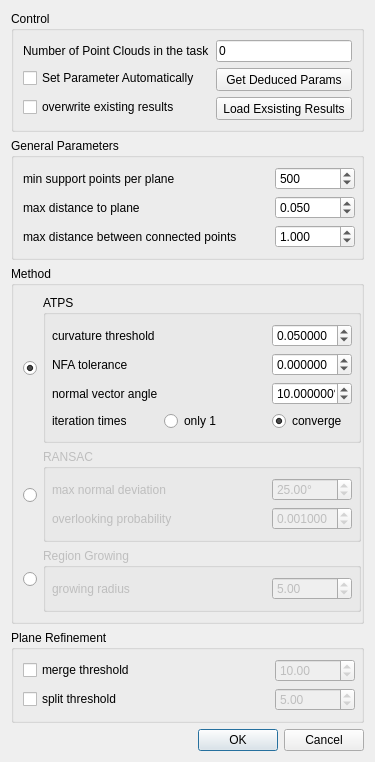
<?xml version="1.0" encoding="UTF-8"?>
<ui version="4.0">
 <class>BDRPlaneSegDlg</class>
 <widget class="QDialog" name="BDRPlaneSegDlg">
  <property name="geometry">
   <rect>
    <x>0</x>
    <y>0</y>
    <width>343</width>
    <height>665</height>
   </rect>
  </property>
  <property name="windowTitle">
   <string>Plane Segmentation</string>
  </property>
  <layout class="QVBoxLayout" name="verticalLayout">
   <item>
    <widget class="QGroupBox" name="controlGroupBox">
     <property name="title">
      <string>Control</string>
     </property>
     <layout class="QFormLayout" name="formLayout">
      <item row="0" column="0">
       <widget class="QLabel" name="label_7">
        <property name="text">
         <string>Number of Point Clouds in the task</string>
        </property>
       </widget>
      </item>
      <item row="0" column="1">
       <widget class="QLineEdit" name="pcNumberLineEdit">
        <property name="text">
         <string>0</string>
        </property>
        <property name="readOnly">
         <bool>true</bool>
        </property>
       </widget>
      </item>
      <item row="1" column="0">
       <widget class="QCheckBox" name="autoParaCheckBox">
        <property name="text">
         <string>Set Parameter Automatically</string>
        </property>
       </widget>
      </item>
      <item row="1" column="1">
       <widget class="QToolButton" name="autoParaToolButton">
        <property name="sizePolicy">
         <sizepolicy hsizetype="MinimumExpanding" vsizetype="Fixed">
          <horstretch>0</horstretch>
          <verstretch>0</verstretch>
         </sizepolicy>
        </property>
        <property name="minimumSize">
         <size>
          <width>0</width>
          <height>23</height>
         </size>
        </property>
        <property name="text">
         <string>Get Deduced Params</string>
        </property>
       </widget>
      </item>
      <item row="2" column="0">
       <widget class="QCheckBox" name="overwriteCheckBox">
        <property name="toolTip">
         <string>uncheck to load saved files before execution</string>
        </property>
        <property name="text">
         <string>overwrite existing results</string>
        </property>
       </widget>
      </item>
      <item row="2" column="1">
       <widget class="QToolButton" name="loadResultsToolButton">
        <property name="sizePolicy">
         <sizepolicy hsizetype="MinimumExpanding" vsizetype="Fixed">
          <horstretch>0</horstretch>
          <verstretch>0</verstretch>
         </sizepolicy>
        </property>
        <property name="minimumSize">
         <size>
          <width>0</width>
          <height>23</height>
         </size>
        </property>
        <property name="text">
         <string>Load Exsisting Results</string>
        </property>
       </widget>
      </item>
     </layout>
    </widget>
   </item>
   <item>
    <widget class="QGroupBox" name="generalGroupBox">
     <property name="autoFillBackground">
      <bool>false</bool>
     </property>
     <property name="title">
      <string>General Parameters</string>
     </property>
     <property name="flat">
      <bool>true</bool>
     </property>
     <layout class="QGridLayout" name="gridLayout_4">
      <property name="leftMargin">
       <number>9</number>
      </property>
      <property name="rightMargin">
       <number>6</number>
      </property>
      <item row="0" column="0">
       <widget class="QLabel" name="label">
        <property name="toolTip">
         <string extracomment="maximum number of 2D line segments per image (sorted by length)"/>
        </property>
        <property name="text">
         <string>min support points per plane</string>
        </property>
       </widget>
      </item>
      <item row="0" column="1">
       <widget class="QSpinBox" name="supportPointsSpinBox">
        <property name="sizePolicy">
         <sizepolicy hsizetype="Fixed" vsizetype="Fixed">
          <horstretch>80</horstretch>
          <verstretch>0</verstretch>
         </sizepolicy>
        </property>
        <property name="minimumSize">
         <size>
          <width>80</width>
          <height>0</height>
         </size>
        </property>
        <property name="maximumSize">
         <size>
          <width>80</width>
          <height>16777215</height>
         </size>
        </property>
        <property name="toolTip">
         <string>This is the minimal number of points required for a primitive</string>
        </property>
        <property name="statusTip">
         <string>This is the minimal number of points required for a primitive</string>
        </property>
        <property name="whatsThis">
         <string>This is the minimal number of points required for a primitive</string>
        </property>
        <property name="minimum">
         <number>10</number>
        </property>
        <property name="maximum">
         <number>1000000000</number>
        </property>
        <property name="singleStep">
         <number>100</number>
        </property>
        <property name="value">
         <number>500</number>
        </property>
       </widget>
      </item>
      <item row="1" column="0">
       <widget class="QLabel" name="label_2">
        <property name="text">
         <string>max distance to plane</string>
        </property>
       </widget>
      </item>
      <item row="1" column="1">
       <widget class="QDoubleSpinBox" name="DistanceEpsilonDoubleSpinBox">
        <property name="sizePolicy">
         <sizepolicy hsizetype="Fixed" vsizetype="Fixed">
          <horstretch>80</horstretch>
          <verstretch>0</verstretch>
         </sizepolicy>
        </property>
        <property name="maximumSize">
         <size>
          <width>80</width>
          <height>16777215</height>
         </size>
        </property>
        <property name="toolTip">
         <string>Maximum distance of samples to the ideal shape (tau)</string>
        </property>
        <property name="prefix">
         <string notr="true"/>
        </property>
        <property name="decimals">
         <number>3</number>
        </property>
        <property name="maximum">
         <double>1000000000.000000000000000</double>
        </property>
        <property name="singleStep">
         <double>0.010000000000000</double>
        </property>
        <property name="value">
         <double>0.050000000000000</double>
        </property>
       </widget>
      </item>
      <item row="2" column="0">
       <widget class="QLabel" name="label_3">
        <property name="text">
         <string>max distance between connected points</string>
        </property>
       </widget>
      </item>
      <item row="2" column="1">
       <widget class="QDoubleSpinBox" name="ClusterEpsilonDoubleSpinBox">
        <property name="minimumSize">
         <size>
          <width>80</width>
          <height>0</height>
         </size>
        </property>
        <property name="maximumSize">
         <size>
          <width>80</width>
          <height>16777215</height>
         </size>
        </property>
        <property name="toolTip">
         <string>Should correspond to the distance between neighboring points (gamma)</string>
        </property>
        <property name="prefix">
         <string notr="true"/>
        </property>
        <property name="decimals">
         <number>3</number>
        </property>
        <property name="maximum">
         <double>1000000000.000000000000000</double>
        </property>
        <property name="singleStep">
         <double>0.010000000000000</double>
        </property>
        <property name="value">
         <double>1.000000000000000</double>
        </property>
       </widget>
      </item>
     </layout>
    </widget>
   </item>
   <item>
    <widget class="QGroupBox" name="methodGroupBox">
     <property name="title">
      <string>Method</string>
     </property>
     <property name="flat">
      <bool>true</bool>
     </property>
     <layout class="QGridLayout" name="gridLayout">
      <property name="leftMargin">
       <number>9</number>
      </property>
      <property name="rightMargin">
       <number>0</number>
      </property>
      <item row="3" column="0">
       <widget class="QRadioButton" name="PlaneSegRegionGrowRadioButton">
        <property name="text">
         <string/>
        </property>
       </widget>
      </item>
      <item row="1" column="0">
       <widget class="QRadioButton" name="PlaneSegATPSRadioButton">
        <property name="text">
         <string/>
        </property>
        <property name="checked">
         <bool>true</bool>
        </property>
       </widget>
      </item>
      <item row="2" column="0">
       <widget class="QRadioButton" name="PlaneSegRansacRadioButton">
        <property name="text">
         <string/>
        </property>
        <property name="checked">
         <bool>false</bool>
        </property>
       </widget>
      </item>
      <item row="1" column="1">
       <widget class="QGroupBox" name="groupBoxATPS">
        <property name="sizePolicy">
         <sizepolicy hsizetype="Preferred" vsizetype="Preferred">
          <horstretch>0</horstretch>
          <verstretch>0</verstretch>
         </sizepolicy>
        </property>
        <property name="title">
         <string>ATPS</string>
        </property>
        <property name="flat">
         <bool>false</bool>
        </property>
        <property name="checkable">
         <bool>false</bool>
        </property>
        <layout class="QGridLayout" name="gridLayout_7">
         <property name="leftMargin">
          <number>6</number>
         </property>
         <property name="rightMargin">
          <number>6</number>
         </property>
         <item row="2" column="1">
          <spacer name="horizontalSpacer_7">
           <property name="orientation">
            <enum>Qt::Horizontal</enum>
           </property>
           <property name="sizeHint" stdset="0">
            <size>
             <width>40</width>
             <height>20</height>
            </size>
           </property>
          </spacer>
         </item>
         <item row="1" column="0">
          <widget class="QLabel" name="label_9">
           <property name="toolTip">
            <string>the threshold of curvature for multi-scale supervoxel segmentation</string>
           </property>
           <property name="text">
            <string>curvature threshold</string>
           </property>
          </widget>
         </item>
         <item row="2" column="2">
          <widget class="QDoubleSpinBox" name="APTSNFASpinBox">
           <property name="sizePolicy">
            <sizepolicy hsizetype="Fixed" vsizetype="Fixed">
             <horstretch>80</horstretch>
             <verstretch>0</verstretch>
            </sizepolicy>
           </property>
           <property name="minimumSize">
            <size>
             <width>80</width>
             <height>0</height>
            </size>
           </property>
           <property name="maximumSize">
            <size>
             <width>80</width>
             <height>16777215</height>
            </size>
           </property>
           <property name="toolTip">
            <string>the threshold of NFA tolerance value for a-contrario rigorous planar supervoxel generation (the lower the better!) (epsilon)</string>
           </property>
           <property name="decimals">
            <number>6</number>
           </property>
           <property name="minimum">
            <double>-10000000000000000.000000000000000</double>
           </property>
           <property name="maximum">
            <double>10000000000000000.000000000000000</double>
           </property>
           <property name="singleStep">
            <double>1.000000000000000</double>
           </property>
           <property name="value">
            <double>0.000000000000000</double>
           </property>
          </widget>
         </item>
         <item row="3" column="0">
          <widget class="QLabel" name="label_11">
           <property name="text">
            <string>normal vector angle</string>
           </property>
          </widget>
         </item>
         <item row="3" column="1">
          <spacer name="horizontalSpacer_8">
           <property name="orientation">
            <enum>Qt::Horizontal</enum>
           </property>
           <property name="sizeHint" stdset="0">
            <size>
             <width>40</width>
             <height>20</height>
            </size>
           </property>
          </spacer>
         </item>
         <item row="1" column="2">
          <widget class="QDoubleSpinBox" name="APTSCurvatureSpinBox">
           <property name="sizePolicy">
            <sizepolicy hsizetype="Fixed" vsizetype="Fixed">
             <horstretch>80</horstretch>
             <verstretch>0</verstretch>
            </sizepolicy>
           </property>
           <property name="minimumSize">
            <size>
             <width>80</width>
             <height>0</height>
            </size>
           </property>
           <property name="maximumSize">
            <size>
             <width>80</width>
             <height>16777215</height>
            </size>
           </property>
           <property name="toolTip">
            <string>the threshold of curvature for multi-scale supervoxel segmentation (delta)</string>
           </property>
           <property name="prefix">
            <string notr="true"/>
           </property>
           <property name="suffix">
            <string notr="true"/>
           </property>
           <property name="decimals">
            <number>6</number>
           </property>
           <property name="singleStep">
            <double>0.010000000000000</double>
           </property>
           <property name="value">
            <double>0.050000000000000</double>
           </property>
          </widget>
         </item>
         <item row="2" column="0">
          <widget class="QLabel" name="label_10">
           <property name="text">
            <string>NFA tolerance</string>
           </property>
          </widget>
         </item>
         <item row="1" column="1">
          <spacer name="horizontalSpacer_6">
           <property name="orientation">
            <enum>Qt::Horizontal</enum>
           </property>
           <property name="sizeHint" stdset="0">
            <size>
             <width>40</width>
             <height>20</height>
            </size>
           </property>
          </spacer>
         </item>
         <item row="3" column="2">
          <widget class="QDoubleSpinBox" name="APTSNormalSpinBox">
           <property name="sizePolicy">
            <sizepolicy hsizetype="Fixed" vsizetype="Fixed">
             <horstretch>80</horstretch>
             <verstretch>0</verstretch>
            </sizepolicy>
           </property>
           <property name="minimumSize">
            <size>
             <width>80</width>
             <height>0</height>
            </size>
           </property>
           <property name="maximumSize">
            <size>
             <width>80</width>
             <height>16777215</height>
            </size>
           </property>
           <property name="toolTip">
            <string>the threshold of normal vector angle for hybrid region growing (degree) (theta)</string>
           </property>
           <property name="suffix">
            <string>°</string>
           </property>
           <property name="decimals">
            <number>6</number>
           </property>
           <property name="maximum">
            <double>99.999989999999997</double>
           </property>
           <property name="singleStep">
            <double>0.010000000000000</double>
           </property>
           <property name="value">
            <double>10.000000000000000</double>
           </property>
          </widget>
         </item>
         <item row="4" column="0">
          <widget class="QLabel" name="label_8">
           <property name="text">
            <string>iteration times</string>
           </property>
          </widget>
         </item>
         <item row="4" column="1">
          <widget class="QRadioButton" name="ATPSIterOneRadioButton">
           <property name="text">
            <string>only 1</string>
           </property>
           <property name="checked">
            <bool>false</bool>
           </property>
          </widget>
         </item>
         <item row="4" column="2">
          <widget class="QRadioButton" name="ATPSIterInfiniteRadioButton">
           <property name="toolTip">
            <string>infinite iteration untill convergence</string>
           </property>
           <property name="text">
            <string>converge</string>
           </property>
           <property name="checked">
            <bool>true</bool>
           </property>
          </widget>
         </item>
        </layout>
       </widget>
      </item>
      <item row="3" column="1">
       <widget class="QGroupBox" name="groupBoxRG">
        <property name="enabled">
         <bool>false</bool>
        </property>
        <property name="title">
         <string>Region Growing</string>
        </property>
        <layout class="QGridLayout" name="gridLayout_2">
         <property name="leftMargin">
          <number>6</number>
         </property>
         <property name="rightMargin">
          <number>6</number>
         </property>
         <item row="1" column="0">
          <widget class="QLabel" name="label_6">
           <property name="enabled">
            <bool>false</bool>
           </property>
           <property name="text">
            <string>growing radius</string>
           </property>
          </widget>
         </item>
         <item row="1" column="2">
          <widget class="QDoubleSpinBox" name="GrowingRadiusDoubleSpinBox">
           <property name="enabled">
            <bool>false</bool>
           </property>
           <property name="sizePolicy">
            <sizepolicy hsizetype="Fixed" vsizetype="Fixed">
             <horstretch>80</horstretch>
             <verstretch>0</verstretch>
            </sizepolicy>
           </property>
           <property name="minimumSize">
            <size>
             <width>80</width>
             <height>0</height>
            </size>
           </property>
           <property name="maximumSize">
            <size>
             <width>80</width>
             <height>16777215</height>
            </size>
           </property>
           <property name="toolTip">
            <string>Neighbourhood radius for surface growing</string>
           </property>
           <property name="prefix">
            <string notr="true"/>
           </property>
           <property name="decimals">
            <number>2</number>
           </property>
           <property name="maximum">
            <double>1000000000.000000000000000</double>
           </property>
           <property name="singleStep">
            <double>0.010000000000000</double>
           </property>
           <property name="value">
            <double>5.000000000000000</double>
           </property>
          </widget>
         </item>
         <item row="1" column="1">
          <spacer name="horizontalSpacer">
           <property name="orientation">
            <enum>Qt::Horizontal</enum>
           </property>
           <property name="sizeHint" stdset="0">
            <size>
             <width>40</width>
             <height>20</height>
            </size>
           </property>
          </spacer>
         </item>
        </layout>
       </widget>
      </item>
      <item row="2" column="1">
       <widget class="QGroupBox" name="groupBoxRansac">
        <property name="enabled">
         <bool>false</bool>
        </property>
        <property name="sizePolicy">
         <sizepolicy hsizetype="Preferred" vsizetype="Preferred">
          <horstretch>0</horstretch>
          <verstretch>0</verstretch>
         </sizepolicy>
        </property>
        <property name="title">
         <string>RANSAC</string>
        </property>
        <property name="flat">
         <bool>false</bool>
        </property>
        <property name="checkable">
         <bool>false</bool>
        </property>
        <layout class="QGridLayout" name="gridLayout_3">
         <property name="leftMargin">
          <number>6</number>
         </property>
         <property name="rightMargin">
          <number>6</number>
         </property>
         <item row="1" column="0">
          <widget class="QLabel" name="label_4">
           <property name="text">
            <string>max normal deviation</string>
           </property>
          </widget>
         </item>
         <item row="2" column="0">
          <widget class="QLabel" name="label_5">
           <property name="text">
            <string>overlooking probability</string>
           </property>
          </widget>
         </item>
         <item row="2" column="2">
          <widget class="QDoubleSpinBox" name="probaDoubleSpinBox">
           <property name="sizePolicy">
            <sizepolicy hsizetype="Fixed" vsizetype="Fixed">
             <horstretch>80</horstretch>
             <verstretch>0</verstretch>
            </sizepolicy>
           </property>
           <property name="minimumSize">
            <size>
             <width>80</width>
             <height>0</height>
            </size>
           </property>
           <property name="maximumSize">
            <size>
             <width>80</width>
             <height>16777215</height>
            </size>
           </property>
           <property name="toolTip">
            <string>Probability that no better candidate was overlooked during sampling (the lower the better!)</string>
           </property>
           <property name="decimals">
            <number>6</number>
           </property>
           <property name="maximum">
            <double>1.000000000000000</double>
           </property>
           <property name="singleStep">
            <double>0.001000000000000</double>
           </property>
           <property name="value">
            <double>0.001000000000000</double>
           </property>
          </widget>
         </item>
         <item row="1" column="1">
          <spacer name="horizontalSpacer_2">
           <property name="orientation">
            <enum>Qt::Horizontal</enum>
           </property>
           <property name="sizeHint" stdset="0">
            <size>
             <width>40</width>
             <height>20</height>
            </size>
           </property>
          </spacer>
         </item>
         <item row="1" column="2">
          <widget class="QDoubleSpinBox" name="maxNormDevAngleSpinBox">
           <property name="sizePolicy">
            <sizepolicy hsizetype="Fixed" vsizetype="Fixed">
             <horstretch>80</horstretch>
             <verstretch>0</verstretch>
            </sizepolicy>
           </property>
           <property name="minimumSize">
            <size>
             <width>80</width>
             <height>0</height>
            </size>
           </property>
           <property name="maximumSize">
            <size>
             <width>80</width>
             <height>16777215</height>
            </size>
           </property>
           <property name="toolTip">
            <string>Maximum deviation from the ideal shape normal vector (in degrees)</string>
           </property>
           <property name="prefix">
            <string notr="true"/>
           </property>
           <property name="suffix">
            <string notr="true">°</string>
           </property>
           <property name="maximum">
            <double>90.000000000000000</double>
           </property>
           <property name="singleStep">
            <double>1.000000000000000</double>
           </property>
           <property name="value">
            <double>25.000000000000000</double>
           </property>
          </widget>
         </item>
         <item row="2" column="1">
          <spacer name="horizontalSpacer_3">
           <property name="orientation">
            <enum>Qt::Horizontal</enum>
           </property>
           <property name="sizeHint" stdset="0">
            <size>
             <width>40</width>
             <height>20</height>
            </size>
           </property>
          </spacer>
         </item>
        </layout>
       </widget>
      </item>
     </layout>
    </widget>
   </item>
   <item>
    <widget class="QGroupBox" name="PlaneRefineGroupBox">
     <property name="title">
      <string>Plane Refinement</string>
     </property>
     <property name="flat">
      <bool>true</bool>
     </property>
     <property name="checkable">
      <bool>false</bool>
     </property>
     <layout class="QGridLayout" name="gridLayout_5">
      <property name="leftMargin">
       <number>9</number>
      </property>
      <property name="rightMargin">
       <number>6</number>
      </property>
      <item row="0" column="0">
       <widget class="QCheckBox" name="MergeCheckBox">
        <property name="text">
         <string>merge threshold</string>
        </property>
       </widget>
      </item>
      <item row="0" column="1">
       <widget class="QDoubleSpinBox" name="MergeThresholdDoubleSpinBox">
        <property name="enabled">
         <bool>false</bool>
        </property>
        <property name="sizePolicy">
         <sizepolicy hsizetype="Fixed" vsizetype="Fixed">
          <horstretch>80</horstretch>
          <verstretch>0</verstretch>
         </sizepolicy>
        </property>
        <property name="minimumSize">
         <size>
          <width>80</width>
          <height>0</height>
         </size>
        </property>
        <property name="maximumSize">
         <size>
          <width>80</width>
          <height>16777215</height>
         </size>
        </property>
        <property name="toolTip">
         <string>merge distance threshold for two planes (related to angle)</string>
        </property>
        <property name="prefix">
         <string notr="true"/>
        </property>
        <property name="decimals">
         <number>2</number>
        </property>
        <property name="maximum">
         <double>1000000000.000000000000000</double>
        </property>
        <property name="singleStep">
         <double>0.010000000000000</double>
        </property>
        <property name="value">
         <double>10.000000000000000</double>
        </property>
       </widget>
      </item>
      <item row="1" column="0">
       <widget class="QCheckBox" name="SplitCheckBox">
        <property name="text">
         <string>split threshold</string>
        </property>
       </widget>
      </item>
      <item row="1" column="1">
       <widget class="QDoubleSpinBox" name="SplitThresholdDoubleSpinBox">
        <property name="enabled">
         <bool>false</bool>
        </property>
        <property name="sizePolicy">
         <sizepolicy hsizetype="Fixed" vsizetype="Fixed">
          <horstretch>80</horstretch>
          <verstretch>0</verstretch>
         </sizepolicy>
        </property>
        <property name="minimumSize">
         <size>
          <width>80</width>
          <height>0</height>
         </size>
        </property>
        <property name="maximumSize">
         <size>
          <width>80</width>
          <height>16777215</height>
         </size>
        </property>
        <property name="toolTip">
         <string>split threshold based on alpha shape</string>
        </property>
        <property name="prefix">
         <string notr="true"/>
        </property>
        <property name="decimals">
         <number>2</number>
        </property>
        <property name="minimum">
         <double>-1.000000000000000</double>
        </property>
        <property name="maximum">
         <double>1000000000.000000000000000</double>
        </property>
        <property name="singleStep">
         <double>0.010000000000000</double>
        </property>
        <property name="value">
         <double>5.000000000000000</double>
        </property>
       </widget>
      </item>
     </layout>
    </widget>
   </item>
   <item>
    <widget class="QDialogButtonBox" name="buttonBox">
     <property name="orientation">
      <enum>Qt::Horizontal</enum>
     </property>
     <property name="standardButtons">
      <set>QDialogButtonBox::Cancel|QDialogButtonBox::Ok</set>
     </property>
    </widget>
   </item>
  </layout>
  <zorder>methodGroupBox</zorder>
  <zorder>buttonBox</zorder>
  <zorder>PlaneRefineGroupBox</zorder>
  <zorder>generalGroupBox</zorder>
  <zorder>controlGroupBox</zorder>
 </widget>
 <resources/>
 <connections>
  <connection>
   <sender>buttonBox</sender>
   <signal>accepted()</signal>
   <receiver>BDRPlaneSegDlg</receiver>
   <slot>accept()</slot>
   <hints>
    <hint type="sourcelabel">
     <x>248</x>
     <y>400</y>
    </hint>
    <hint type="destinationlabel">
     <x>157</x>
     <y>274</y>
    </hint>
   </hints>
  </connection>
  <connection>
   <sender>buttonBox</sender>
   <signal>rejected()</signal>
   <receiver>BDRPlaneSegDlg</receiver>
   <slot>reject()</slot>
   <hints>
    <hint type="sourcelabel">
     <x>316</x>
     <y>400</y>
    </hint>
    <hint type="destinationlabel">
     <x>286</x>
     <y>274</y>
    </hint>
   </hints>
  </connection>
  <connection>
   <sender>PlaneSegRansacRadioButton</sender>
   <signal>toggled(bool)</signal>
   <receiver>groupBoxRansac</receiver>
   <slot>setEnabled(bool)</slot>
   <hints>
    <hint type="sourcelabel">
     <x>60</x>
     <y>138</y>
    </hint>
    <hint type="destinationlabel">
     <x>265</x>
     <y>170</y>
    </hint>
   </hints>
  </connection>
  <connection>
   <sender>PlaneSegRegionGrowRadioButton</sender>
   <signal>toggled(bool)</signal>
   <receiver>groupBoxRG</receiver>
   <slot>setEnabled(bool)</slot>
   <hints>
    <hint type="sourcelabel">
     <x>70</x>
     <y>238</y>
    </hint>
    <hint type="destinationlabel">
     <x>265</x>
     <y>260</y>
    </hint>
   </hints>
  </connection>
  <connection>
   <sender>MergeCheckBox</sender>
   <signal>toggled(bool)</signal>
   <receiver>MergeThresholdDoubleSpinBox</receiver>
   <slot>setEnabled(bool)</slot>
   <hints>
    <hint type="sourcelabel">
     <x>85</x>
     <y>340</y>
    </hint>
    <hint type="destinationlabel">
     <x>360</x>
     <y>339</y>
    </hint>
   </hints>
  </connection>
  <connection>
   <sender>SplitCheckBox</sender>
   <signal>toggled(bool)</signal>
   <receiver>SplitThresholdDoubleSpinBox</receiver>
   <slot>setEnabled(bool)</slot>
   <hints>
    <hint type="sourcelabel">
     <x>80</x>
     <y>370</y>
    </hint>
    <hint type="destinationlabel">
     <x>360</x>
     <y>369</y>
    </hint>
   </hints>
  </connection>
  <connection>
   <sender>PlaneSegATPSRadioButton</sender>
   <signal>toggled(bool)</signal>
   <receiver>groupBoxATPS</receiver>
   <slot>setEnabled(bool)</slot>
   <hints>
    <hint type="sourcelabel">
     <x>25</x>
     <y>182</y>
    </hint>
    <hint type="destinationlabel">
     <x>172</x>
     <y>182</y>
    </hint>
   </hints>
  </connection>
  <connection>
   <sender>PlaneSegATPSRadioButton</sender>
   <signal>toggled(bool)</signal>
   <receiver>PlaneRefineGroupBox</receiver>
   <slot>setDisabled(bool)</slot>
   <hints>
    <hint type="sourcelabel">
     <x>25</x>
     <y>182</y>
    </hint>
    <hint type="destinationlabel">
     <x>158</x>
     <y>434</y>
    </hint>
   </hints>
  </connection>
  <connection>
   <sender>autoParaCheckBox</sender>
   <signal>toggled(bool)</signal>
   <receiver>generalGroupBox</receiver>
   <slot>setDisabled(bool)</slot>
   <hints>
    <hint type="sourcelabel">
     <x>98</x>
     <y>66</y>
    </hint>
    <hint type="destinationlabel">
     <x>160</x>
     <y>149</y>
    </hint>
   </hints>
  </connection>
 </connections>
</ui>
